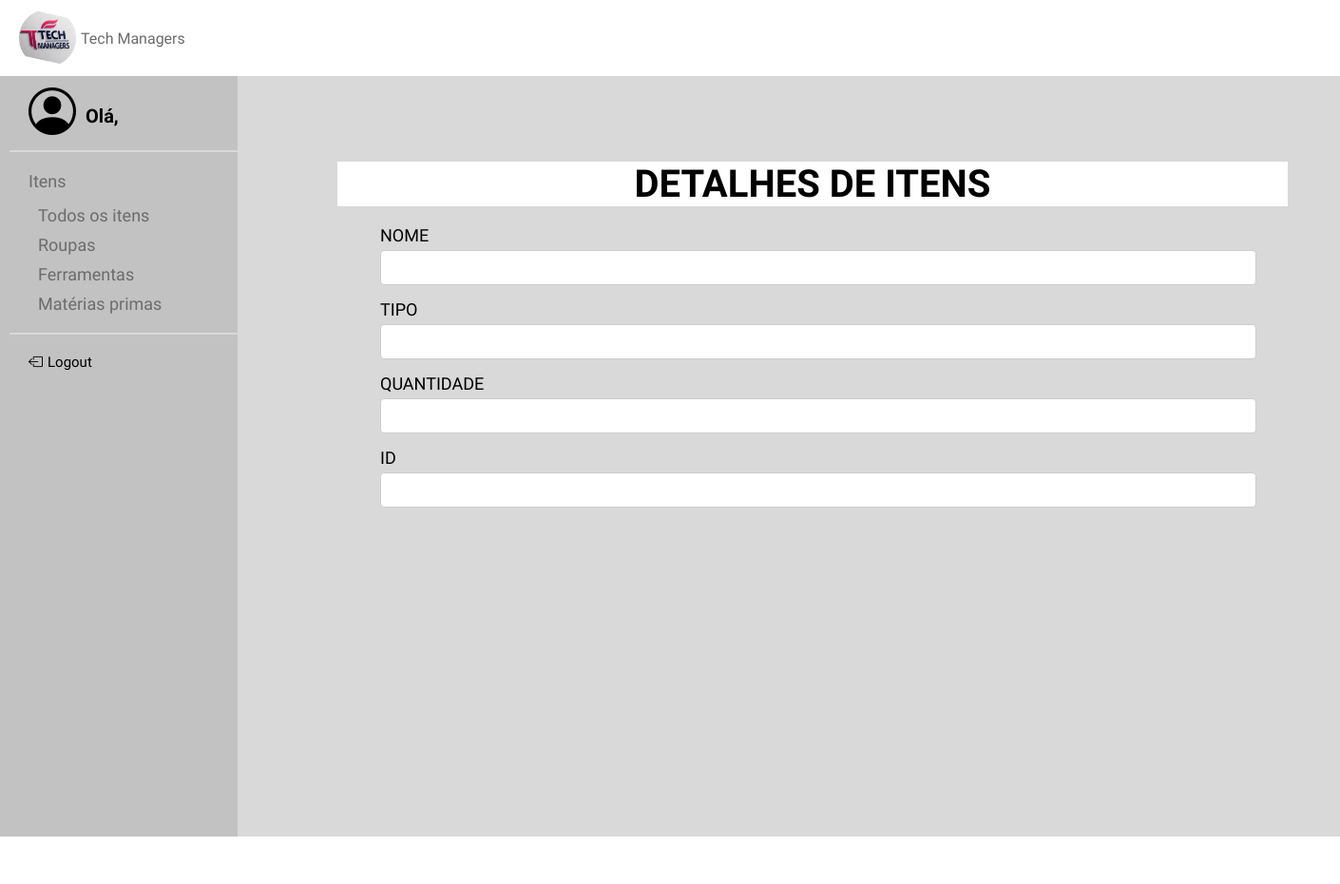
Before: /TelaDI/4 with the older database file.
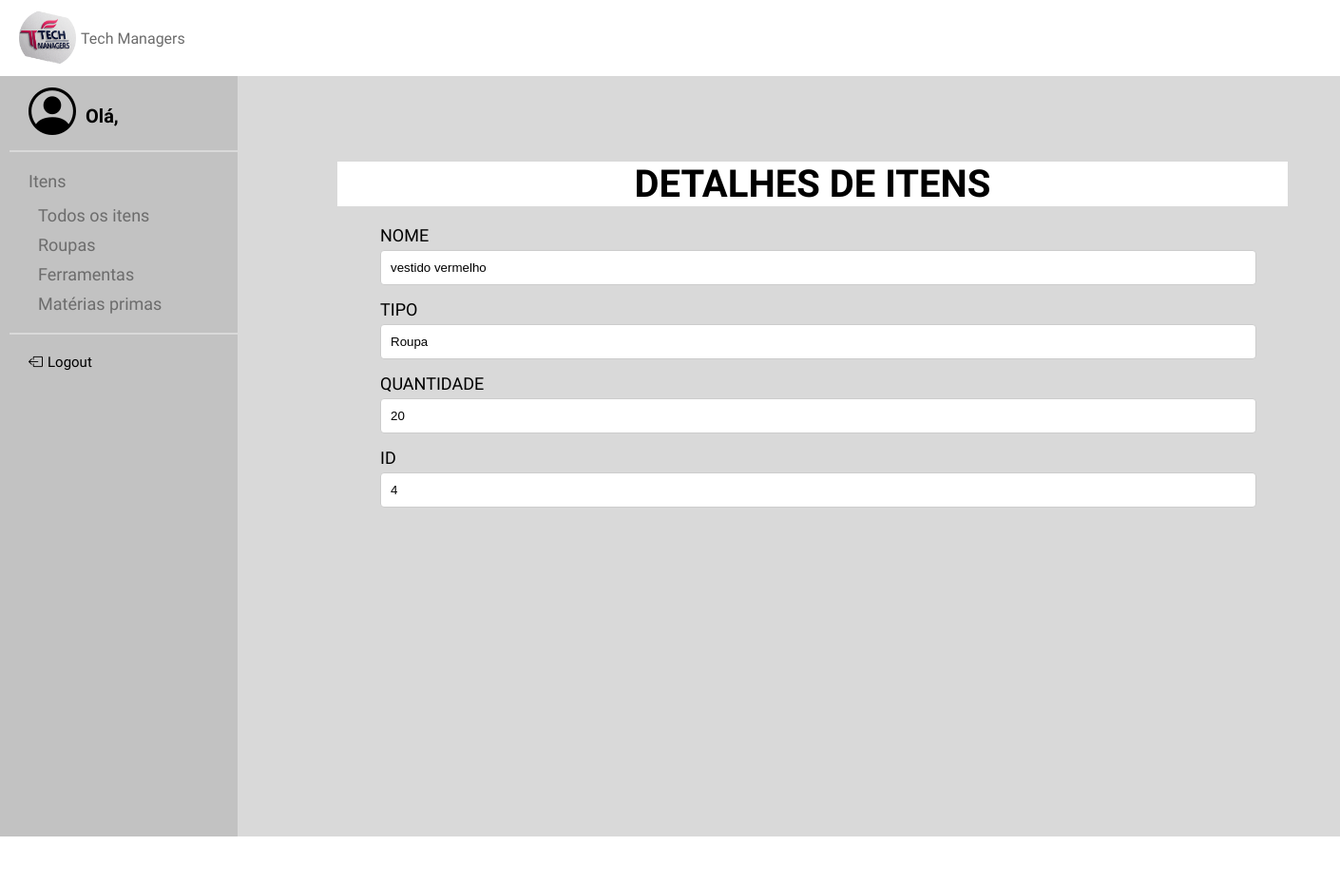
After: the same page with the newer database file.
### models.py (models this page shows, shortened)
class ITEM(Base):
    __tablename__ = 'item'
    id = Column(Integer, primary_key=True, unique=True, nullable=False, index=True)
    nome = Column(String(40), nullable=False, index=True)
    tipo = Column(String(40), nullable=False, index=True)
    quantidade = Column(Integer, nullable=False, index=True)

### app.py (the view)
@app.route('/TelaDI/<int:id>', methods=['GET'])
def TelaDItem(id):
    item = select(ITEM).where(ITEM.id == id)
    item = db_session.execute(item).scalar()
    return render_template('TelaDetalhesItem.html', item=item)

### templates/TelaDetalhesItem.html (shortened to what this page needs)
{% extends "base.html" %}
{% block conteudo %}
<body>
<link rel="stylesheet" href="../static/TelaDetalhesItem.css">
<main>
<div class="container">
        <h2>DETALHES DE ITENS</h2>
        <form>
            <div class="input-group">
                <label for="nome"> NOME</label>
                <input type="text" id="nome" name="nome" value="{{ item.nome }}" readonly>
            </div>
            <div class="input-group">
                <label for="tipo"> TIPO</label>
                <input type="text" id="tipo" name="tipo" value="{{ item.tipo }}" readonly>
            </div>
            <div class="input-group">
                <label for="quantidade"> QUANTIDADE</label>
                <input type="number" id="quantidade" name="quantidade" value="{{ item.quantidade }}" readonly>
            </div>
            <div class="input-group">
                <label for="ID"> ID</label>
                <input type="number" id="ID" name="ID" value="{{ item.id }}" readonly>
            </div>
        </form>
    </div>
</main>
</body>
{% endblock %}

Changed rows visible on the page:
added ITEM: nome "vestido vermelho", tipo "Roupa", ID "4"
Other visible differences:
form field quantidade: (not shown) → "20"
